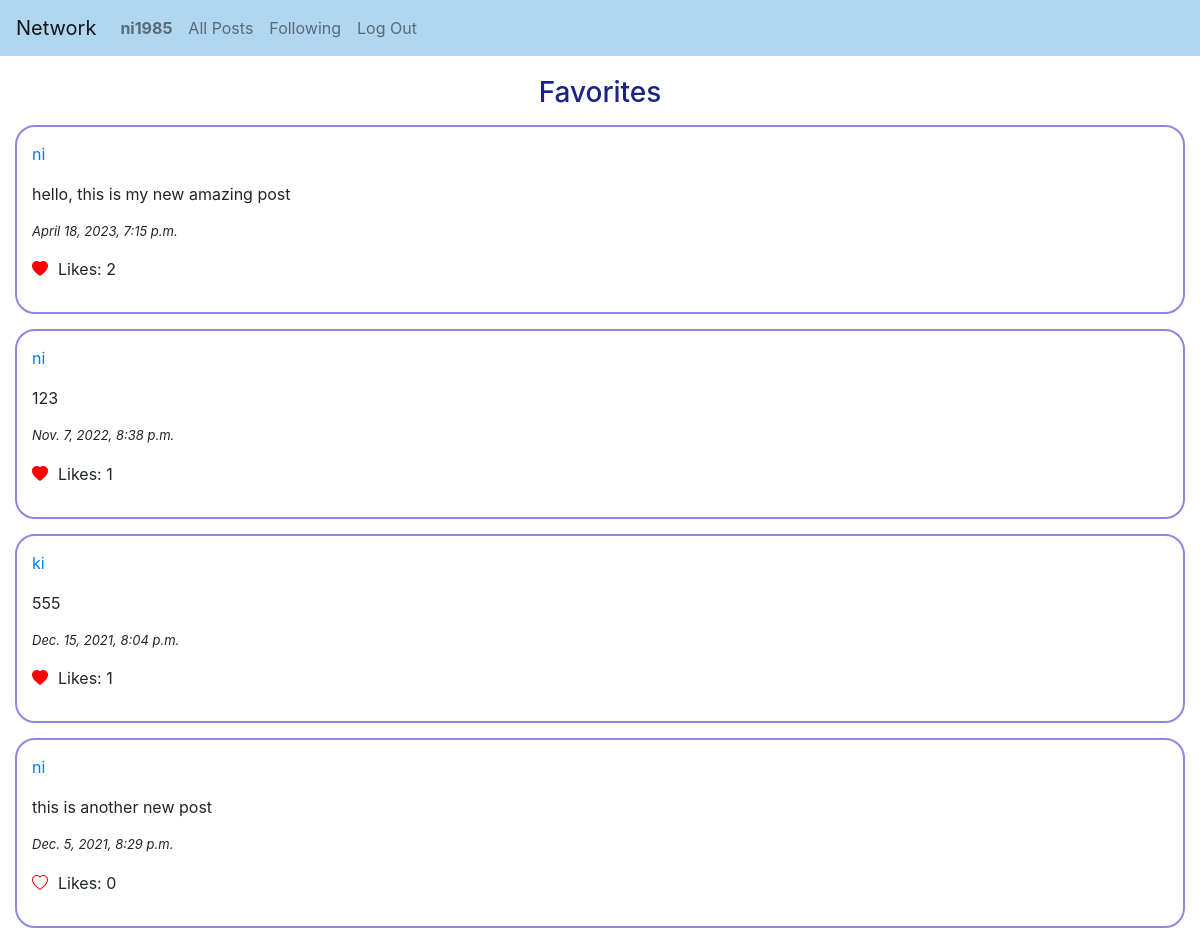
Before: /favorites (signed in, upper part) with the older database file.
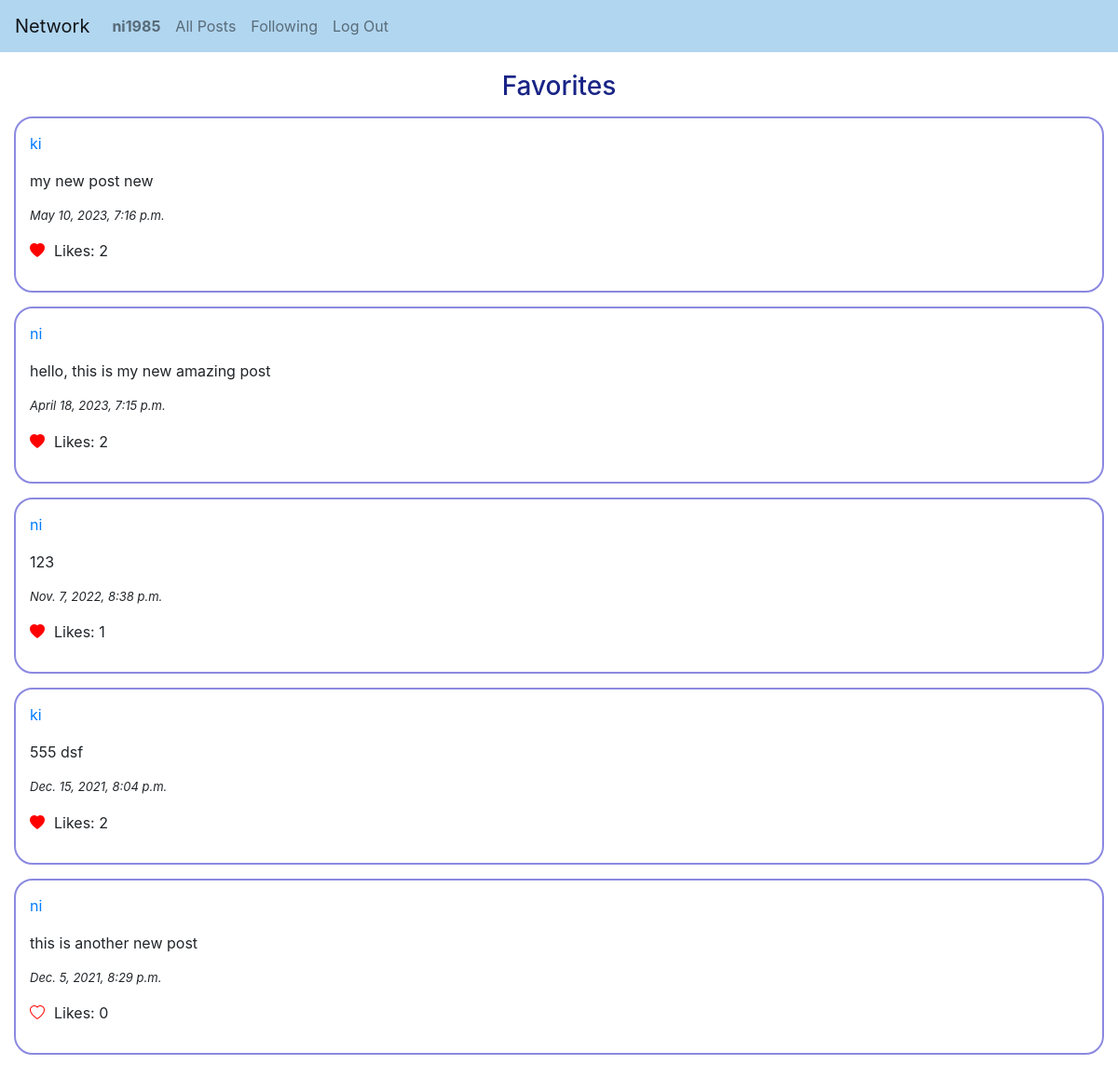
After: the same page with the newer database file.
### network/models.py (models this page shows)
class Post(models.Model):
    creator = models.ForeignKey(
        User,
        on_delete = models.CASCADE)
    post_text = models.TextField()
    post_time = models.DateTimeField(auto_now_add=True)
    likes = models.ManyToManyField(
        User,
        blank = True,
        related_name = 'Likes'
    )
    def count_likes(self):
        return str(self.likes.count())
    def __str__(self):
        return f"Post id {self.id}; User: {self.creator}; Likes: {self.count_likes()}"

class User(AbstractUser):
    pass

### network/views.py (the view)
# urls.py: path("favorites", views.favorites, name="favorites"),
@login_required
def favorites(request):
    follows = Follow.objects.filter(user_id__username = request.user)
    follows_users = follows.values_list('subscribed__username', flat=True)
    follows_nr = len(follows_users)
    user_post = Post.objects.filter(creator__username__in = follows_users).order_by('-post_time')
    page_number = request.GET.get('page')
    paginator = Paginator(user_post, per_page = 10)
    page_obj = paginator.get_page(page_number)
    print(user_post)
    return render(request, "network/favorites.html", {
        'posts': page_obj
    })

### network/templates/network/favorites.html (shortened to what this page needs)
{% extends "network/layout.html" %}
{% load static %}
{% block body %}
    <div class="heading">
        <h3>Favorites</h3>
    </div>
    <div>
        {% for post in posts %}
        <div class="rcorners2">
            <a href="{% url 'profile' post.creator %}" id="post-creator-{{ post.id }}" class="thick"><p>{{ post.creator }}</p></a>
            <p id="post-text-{{ post.id }}">{{ post.post_text }}</p>
            <p class="sm-italic">{{ post.post_time }}</p>
            <div class="inline">
                {% if user in post.likes.all %}
                    <i class="bi bi-heart-fill heart" like-id="{{ post.id }}"></i>
                {% else %}
                    <i class="bi bi-heart heart" like-id="{{ post.id }}"></i>
                {% endif %}
                <p id = "like-count-{{ post.id }}" class="margin-left">Likes: {{ post.likes.count }}</p>
            </div>
        </div>
        {% endfor %}
    </div>
{% endblock %}

Changed rows visible on the page:
added Post: creator "ki", post_text "my new post new", post_time "May 10, 2023, 7:16 p.m.", likes.count "2"
changed Post: post_text "555" → "555 dsf"; likes.count "1" → "2"
